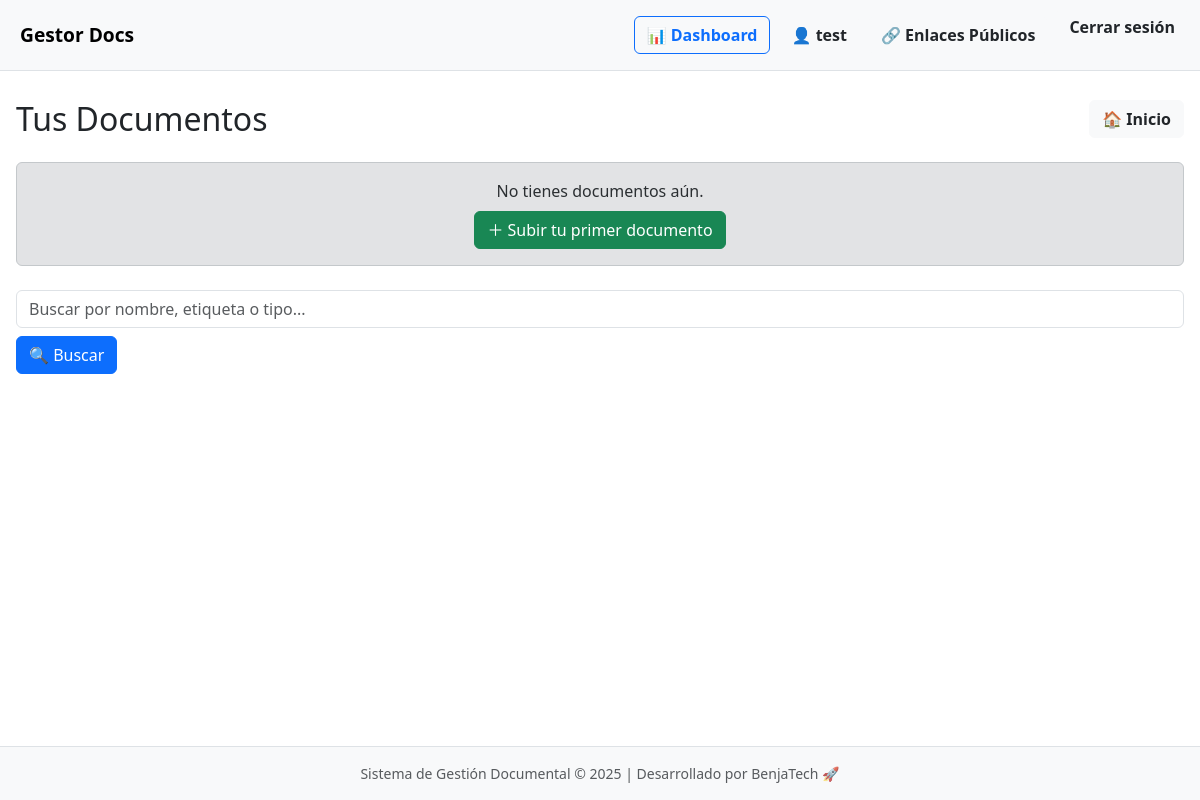
/lista/ (signed in), run on an earlier commit of the app's database.
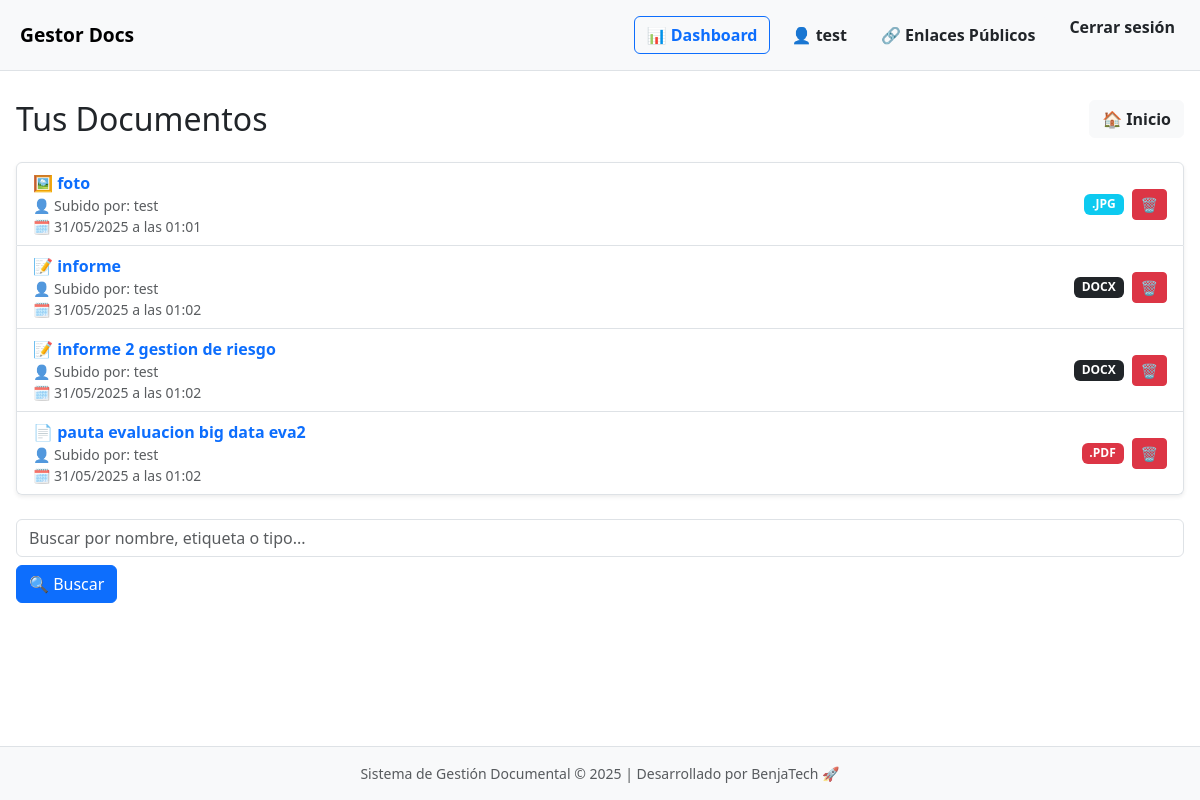
And on a later commit of the database.
### documentos/models.py (models this page shows, shortened)
class Documento(models.Model):
    nombre = models.CharField(max_length=200)
    archivo = models.FileField(upload_to='documentos/')
    etiquetas = models.CharField(max_length=100, blank=True)
    fecha_subida = models.DateTimeField(auto_now_add=True)
    usuario = models.ForeignKey(User, on_delete=models.CASCADE)
    enlace_publico = models.UUIDField(default=uuid.uuid4, unique=True, editable=False, null=True, blank=True)
    expiracion_enlace = models.DateTimeField(blank=True, null=True)
    fecha_expiracion = models.DateTimeField(null=True, blank=True)
    activo = models.BooleanField(default=True)
    size = models.PositiveIntegerField(blank=True, null=True)  # tamaño en KB
    is_shared = models.BooleanField(default=False)             # si el documento fue compartido

### documentos/views.py (the view)
# urls.py: path('lista/', views.listar_documentos, name='lista'),
@login_required
def listar_documentos(request):
    if request.user.is_superuser:
        documentos = Documento.objects.all()
    else:
        documentos = Documento.objects.filter(usuario=request.user)
    for doc in documentos:
        if doc.etiquetas:
            doc.etiquetas_lista = [e.strip() for e in doc.etiquetas.split(',')]
        else:
            doc.etiquetas_lista = []
    return render(request, 'documentos/lista.html', {'documentos': documentos})

### documentos/templates/documentos/lista.html (shortened to what this page needs)
{% extends 'documentos/base.html' %}
{% load etiquetas_tags %}
{% block content %}
<div class="header d-flex justify-content-between align-items-center flex-wrap gap-3 mb-4">
  <h2 class="mb-0">Tus Documentos</h2>
  <a href="{% url 'documentos:home' %}" class="btn btn-light text-dark fw-semibold d-flex align-items-center justify-content-center">🏠 Inicio</a>
</div>
{% if documentos %}
  <ul class="list-group shadow-sm">
    {% for doc in documentos %}
      <li id="doc-{{ doc.id }}" class="list-group-item d-flex justify-content-between align-items-center flex-wrap gap-3">
        <div class="flex-grow-1">
          {% with ext=doc.archivo.name|slice:"-4:"|lower %}
            {% if ext == ".pdf" %}
              📄
            {% elif ext == ".doc" or ext == "docx" %}
              📝
            {% elif ext == ".xls" or ext == "xlsx" %}
              📊
            {% elif ext == ".png" or ext == ".jpg" %}
              🖼️
            {% else %}
              📁
            {% endif %}
          {% endwith %}
          <a href="{% url 'documentos:previsualizar' doc.id %}" class="fw-semibold text-decoration-none text-primary">
            {{ doc.nombre }}
          </a>
          <br>
          <small class="text-muted">👤 Subido por: {{ doc.usuario.username }}</small><br>
          <small class="text-muted">🗓️ {{ doc.fecha_subida|date:"d/m/Y" }} a las {{ doc.fecha_subida|date:"H:i" }}</small>
        </div>
        <div class="d-flex align-items-center gap-2">
          {% with ext=doc.archivo.name|slice:"-4:"|upper %}
            {% if ext == ".PDF" %}
              <span class="badge bg-danger">{{ ext }}</span>
            {% elif ext == ".JPG" or ext == ".PNG" %}
              <span class="badge bg-info">{{ ext }}</span>
            {% elif ext == ".DOC" or ext == "XLSX" %}
              <span class="badge bg-warning text-dark">{{ ext }}</span>
            {% else %}
              <span class="badge bg-dark">{{ ext }}</span>
            {% endif %}
          {% endwith %}
          <button class="btn btn-sm btn-danger"
                  data-bs-toggle="modal"
                  data-bs-target="#confirmDeleteModal"
                  onclick="prepareDelete({{ doc.id }}, '{{ doc.nombre|escapejs }}')"
                  title="Eliminar documento">
            🗑️
          </button>
        </div>
      </li>
    {% endfor %}
  </ul>
{% else %}
  <div class="alert alert-secondary text-center mt-4">
    <p class="mb-2">No tienes documentos aún.</p>
    <a href="{% url 'documentos:subir' %}" class="btn btn-success">＋ Subir tu primer documento</a>
  </div>
{% endif %}
<form method="get" action="{% url 'documentos:buscar' %}" class="search-form mt-4 d-flex flex-wrap gap-2">
  <input type="text" name="q" placeholder="Buscar por nombre, etiqueta o tipo..." class="form-control">
  <button type="submit" class="btn btn-primary">🔍 Buscar</button>
</form>
<div class="toast-container position-fixed bottom-0 end-0 p-3">
</div>
{% endblock %}

### documentos/templates/documentos/base.html (shortened to what this page needs)
{% load static %}
<link href="https://cdn.jsdelivr.net/npm/bootstrap@5.3.2/dist/css/bootstrap.min.css" rel="stylesheet">
<link href="https://cdn.jsdelivr.net/npm/bootstrap-icons@1.10.5/font/bootstrap-icons.css" rel="stylesheet">
</head>
<body class="d-flex flex-column min-vh-100">
<nav class="navbar navbar-expand-lg navbar-light bg-light border-bottom fixed-top">
  <div class="container-fluid">
    <a class="navbar-brand d-flex align-items-center" href="{% url 'documentos:home' %}">
        <span class="ms-2">Gestor Docs</span>
    </a>
    <div class="collapse navbar-collapse justify-content-end" id="navbarContenido">
      {% if user.is_authenticated %}
        <div class="d-lg-flex align-items-center gap-2 nav-mobile-group mt-2 mt-lg-0">
          <a href="{% url 'documentos:dashboard' %}" class="btn btn-outline-primary fw-semibold d-flex align-items-center justify-content-center">
            📊 Dashboard
          </a>
          <a href="{% url 'documentos:perfil' %}" class="btn btn-light text-dark fw-semibold d-flex align-items-center justify-content-center">
            👤 {{ user.username }}
          </a>
          <a href="{% url 'documentos:mis_enlaces' %}" class="btn btn-light text-dark fw-semibold d-flex align-items-center justify-content-center">
            🔗 Enlaces Públicos
          </a>
          <form method="post" action="{% url 'logout' %}" class="d-inline">
            <button type="submit" class="btn btn-light text-dark fw-semibold d-flex align-items-center justify-content-center">
              Cerrar sesión
            </button>
          </form>
        </div>
      {% endif %}
    </div>
  </div>
</nav>
<main class="container-fluid px-3 flex-grow-1">
  {% block content %}
  {% endblock %}
</main>
<footer class="bg-light text-center text-muted py-3 border-top mt-auto">
  <div class="container">
    <small>
      Sistema de Gestión Documental © {% now "Y" %} | Desarrollado por BenjaTech 🚀
    </small>
  </div>
</footer>
</body>
</html>

### documentos/templates/documentos/base.html (style rules this page uses)
body { padding-top: 0; font-family: 'Segoe UI', Tahoma, Geneva, Verdana, sans-serif; }
main { padding-top: 100px; }
.navbar-brand span { font-weight: bold; font-size: 1.2rem; }

What changed in the data, as far as the page shows it:
added Documento: nombre "foto", usuario.username "test", fecha_subida "31/05/2025", fecha_subida "01:01", archivo ".JPG"
added Documento: nombre "informe", usuario.username "test", fecha_subida "31/05/2025", fecha_subida "01:02", archivo "DOCX"
added Documento: nombre "informe 2 gestion de riesgo", usuario.username "test", fecha_subida "31/05/2025", fecha_subida "01:02", archivo "DOCX"
added Documento: nombre "pauta evaluacion big data eva2", usuario.username "test", fecha_subida "31/05/2025", fecha_subida "01:02", archivo ".PDF"
Also different on the page:
text no longer shown: "No tienes documentos aún. ＋ Subir tu primer documento"
